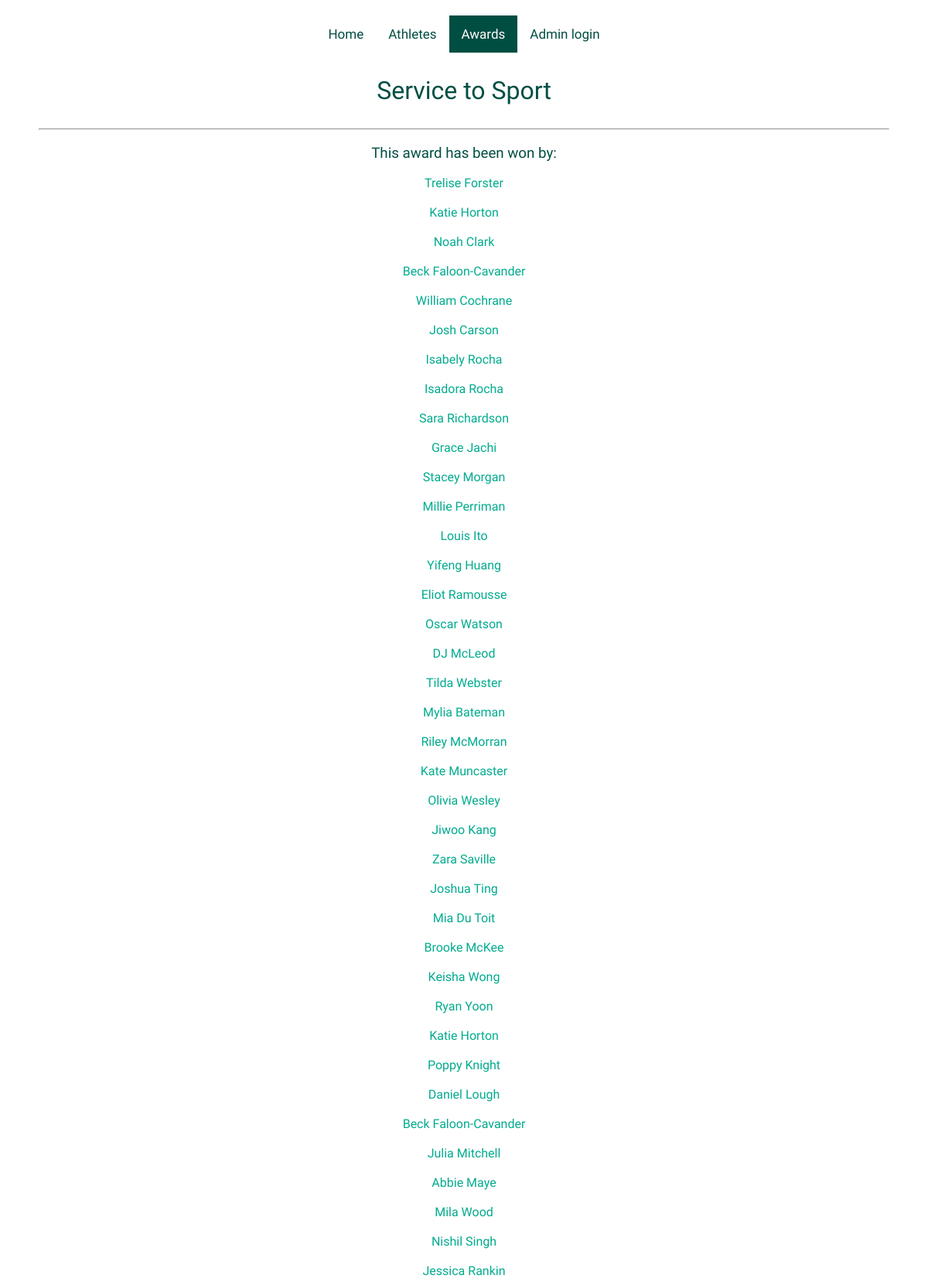
The app's page /award_page/1 (upper part) with its own data.
### tables this page shows
CREATE TABLE award (award_id INTEGER PRIMARY KEY NOT NULL, award_name TEXT NOT NULL, trophy_name TEXT, description TEXT, award_sport TEXT REFERENCES sport (sport_id), image TEXT);

CREATE TABLE athlete (athlete_id INTEGER PRIMARY KEY NOT NULL, firstname TEXT NOT NULL, lastname TEXT NOT NULL);

### flaskimport.py (the view)
@app.route("/award_page/<int:award_id>")
def athlete_award_info(award_id):
    db = get_db()
    cursor = db.execute('''
    SELECT
        athlete.athlete_id,
        athlete.firstname,
        athlete.lastname
    FROM award
    JOIN athlete_award ON athlete_award.award_id = award.award_id
    JOIN athlete ON athlete_award.athlete_id = athlete.athlete_id
    WHERE award.award_id = ?
    ''', (award_id,))
    award_info = cursor.fetchall()
    title = award_title(award_id)
    return render_template("award_page.html", award_info=award_info, title=title)

### flaskimport.py (called while the page is built)
def get_db():
    db = getattr(g, '_database', None)
    if db is None:
        db = g._database = sqlite3.connect('BHS_sport_history_database.db')
        db.row_factory = sqlite3.Row
    return db

def award_title(award_id):
    db = get_db()
    cursor = db.execute('''
    SELECT award_name, trophy_name, description
    FROM award
    WHERE award_id = ?
    ''', (award_id,))
    award_title = cursor.fetchone()
    return award_title

### templates/award_page.html (shortened to what this page needs)
{% extends "layout.html" %}
{% block content %}
<div class="topnav">
  <a href="/">Home</a>
  <a href="/athletes">Athletes</a>
  <a class="active" href="/award">Awards</a>
  <a href="/add_athlete">Admin login</a>
</div>
{% if title["trophy_name"] %}
  <h1> {{ title["trophy_name"] }} </h1>
  <hr>
  <h2> {{ title["award_name"] }} </h2>
  {% else %}
    <h1>{{ title["award_name"] }}</h1>
    <hr>
  {% endif %}
  <body class="award_page">
    <h3>This award has been won by:</h3>
    {% for athlete in award_info %}
      <a class="award_page" href="/player/{{ athlete['athlete_id'] }}">{{ athlete["firstname"] }} {{ athlete["lastname"] }}</a>
      <br>
    {% endfor %}
  </body>
{% endblock %}

### static/style.css (style rules this page uses)
* { font-family: "Public Sans", sans-serif; font-optical-sizing: auto; font-weight: 400; font-style: normal; }
html, body { height: 100%; margin: 0; }
body { background-color: white; color: rgb(0, 78, 66); margin: 50px; margin-top: 20px; }
h1 { font-weight: 500; display: flex; justify-content: center; color: rgb(0, 78, 66); margin-top: 30px; margin-bottom: 30px; }
a { color: rgb(0, 171, 142); text-decoration: none; }
.topnav { display: flex; justify-content: center; overflow: hidden; }
.topnav a { float: left; color: rgb(0, 78, 66); text-align: center; padding: 14px 16px; text-decoration: none; font-size: 17px; transition: background-color .3s; }
.topnav a.active { background-color: rgb(0, 78, 66); color: rgb(255, 255, 255); }
body.award_page { text-align: center; padding-bottom: auto; }
p.award, h3.award, a.award_page { color: rgb(0, 78, 66); transition: color .3s; }
a.award_page { display: flex; justify-content: center; color: rgb(0, 171, 142); }

### records on screen
award: award_name "Service to Sport"
athlete: firstname "Trelise", lastname "Forster"
athlete: firstname "Katie", lastname "Horton"
athlete: firstname "Noah", lastname "Clark"
athlete: firstname "Beck", lastname "Faloon-Cavander"
athlete: firstname "William", lastname "Cochrane"
athlete: firstname "Josh", lastname "Carson"
athlete: firstname "Isabely", lastname "Rocha"
athlete: firstname "Isadora", lastname "Rocha"
athlete: firstname "Sara", lastname "Richardson"
athlete: firstname "Grace", lastname "Jachi"
athlete: firstname "Stacey", lastname "Morgan"
athlete: firstname "Millie", lastname "Perriman"
athlete: firstname "Louis", lastname "Ito"
athlete: firstname "Yifeng", lastname "Huang"
athlete: firstname "Eliot", lastname "Ramousse"
athlete: firstname "Oscar", lastname "Watson"
athlete: firstname "DJ", lastname "McLeod"
athlete: firstname "Tilda", lastname "Webster"
athlete: firstname "Mylia", lastname "Bateman"
athlete: firstname "Riley", lastname "McMorran"
athlete: firstname "Kate", lastname "Muncaster"
athlete: firstname "Olivia", lastname "Wesley"
athlete: firstname "Jiwoo", lastname "Kang"
athlete: firstname "Zara", lastname "Saville"
athlete: firstname "Joshua", lastname "Ting"
athlete: firstname "Mia", lastname "Du Toit"
athlete: firstname "Brooke", lastname "McKee"
athlete: firstname "Keisha", lastname "Wong"
athlete: firstname "Ryan", lastname "Yoon"
athlete: firstname "Poppy", lastname "Knight"
athlete: firstname "Daniel", lastname "Lough"
athlete: firstname "Julia", lastname "Mitchell"
athlete: firstname "Abbie", lastname "Maye"
athlete: firstname "Mila", lastname "Wood"
athlete: firstname "Nishil", lastname "Singh"
athlete: firstname "Jessica", lastname "Rankin"
